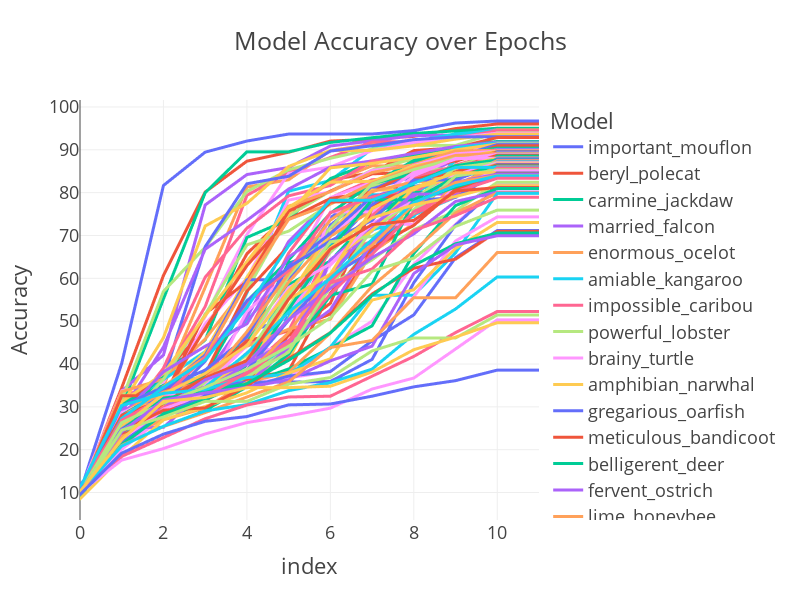

Notebook cell for this chart:
### Code cell
epochs_data=train_data_dist_cum.sort_values("best_acc",ascending= False).iloc[:,:50].T.reset_index(drop=True).reset_index().melt(id_vars='index', var_name='Model', value_name='Accuracy')

import plotly.express as px
fig = px.line(epochs_data, x='index', y='Accuracy', color='Model', title='Model Accuracy over Epochs')
fig.update_layout(height=600, width=800, template="presentation")
fig
